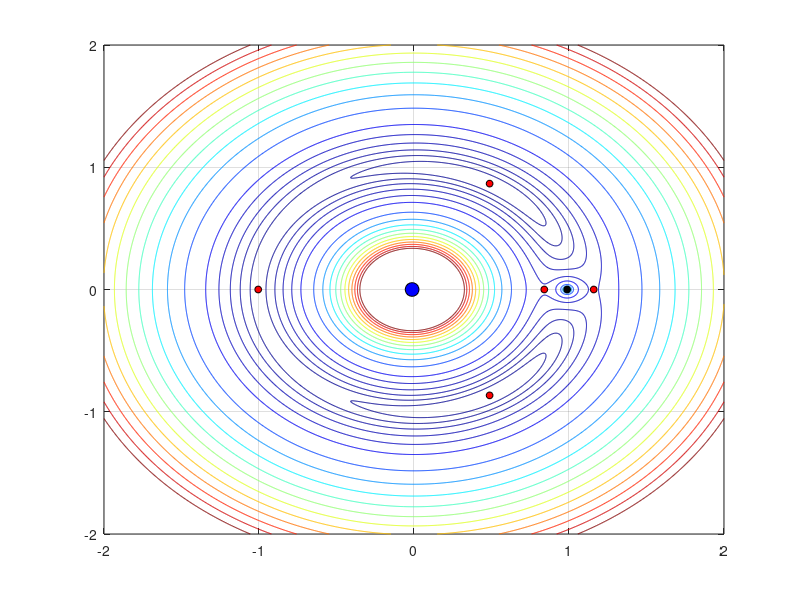

Write the MATLAB code that produced this figure. (Note: this script raises an error after producing the figure.)
clc; clear; close all

tic

M1 = 5.972e24;  % kg (Earth)
M2 = 7.35e22;  % kg (Moon)

G = 6.673e-20;
R = 384400;

% Mass Ratio
v = M2/(M1 + M2);

% Nondimensional masses
m1 = 1 - v;
m2 = v;

r1 = -v;
r2 = 1 - v;

x = linspace(-2, 2, 1000);
y = linspace(-2, 2, 1000);

levels = [3 3.02 3.05 3.1 3.18 linspace(3.3,6,12)];

for i = 1:length(x)
    for j = 1:length(y)
        R1 = sqrt((x(i) + v)^2 + y(j)^2);
        R2 = sqrt((x(i) -1 + v)^2 + y(j)^2);
        
        Omega = (x(i)^2 + y(j)^2)/2 + m1/R1 + m2/R2;
        
        C(j,i) = 2*Omega;
    end
end

toc

figure
box on; grid on; hold on
contour(y, x, C, levels)
h1 = plot(r1, 0, 'ob'); % Earth
h2 = plot(r2, 0, 'ok'); % Moon
h3 = plot(1 - (v/3)^(1/3), 0, 'or'); % L1
h4 = plot(1 + (v/3)^(1/3), 0, 'or'); % L2
h5 = plot(-1 - 5*v/12, 0, 'or'); % L3
h6 = plot((M1-M2)/(M1+M2)/2, sqrt(3)/2, 'or'); % L4
h7 = plot((M1-M2)/(M1+M2)/2, -sqrt(3)/2, 'or'); % L5
set(h1,'MarkerEdgeColor','k','MarkerFaceColor','b','markersize',10)
set(h2,'MarkerEdgeColor','k','MarkerFaceColor','k','markersize',5)
set(h3,'MarkerEdgeColor','k','MarkerFaceColor','r','markersize',5)
set(h4,'MarkerEdgeColor','k','MarkerFaceColor','r','markersize',5)
set(h5,'MarkerEdgeColor','k','MarkerFaceColor','r','markersize',5)
set(h6,'MarkerEdgeColor','k','MarkerFaceColor','r','markersize',5)
set(h7,'MarkerEdgeColor','k','MarkerFaceColor','r','markersize',5)
colormap(jet)
contourcbar
title('Earth-Moon System: Non-Dimensional Lagrange Points')
xlabel('x [-]')
ylabel('y [-]')
axis('square')